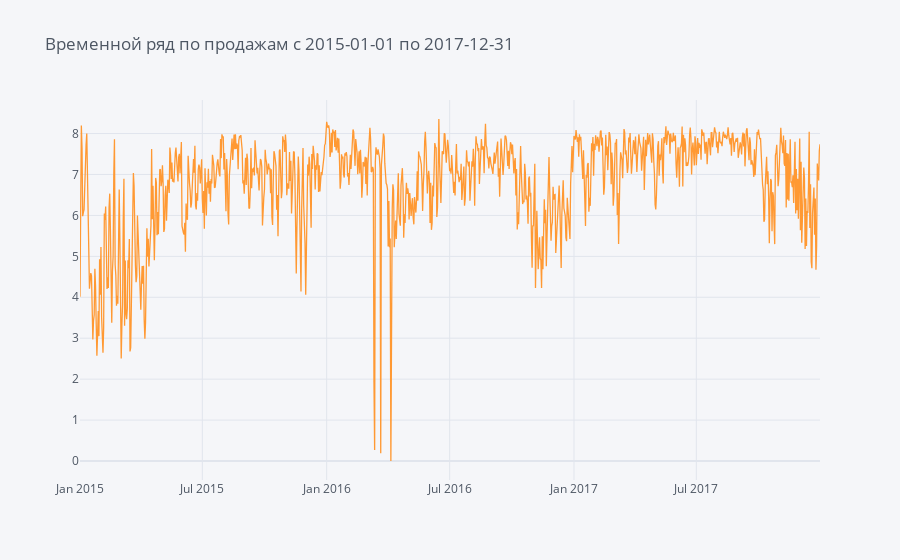

The notebook cell this image was saved under:
### Markdown cell above
## Посмотрим на наш временной ряд

### Code cell
configure_plotly_browser_state()
df = data.set_index('Date')
sale = df['Sales_size']
sale.iplot(title= 'Временной ряд по продажам с 2015-01-01 по 2017-12-31')

### Figure 1 — Plotly figure (JSON) as saved in the notebook; plotly's stock layout.template omitted (floating-point values rounded to 4 significant figures; data arrays with more than 128 entries replaced by an {"elided": "..."} marker saying what was removed)
{"data": [{"name": "Sales_size", "text": "", "mode": "lines", "y": {"elided": "1096 float values"}, "x": {"elided": "1096 str values"}, "line": {"color": "rgba(255, 153, 51, 1.0)", "dash": "solid", "shape": "linear", "width": 1.3}, "type": "scatter"}], "layout": {"title": {"text": "Временной ряд по продажам с 2015-01-01 по 2017-12-31", "font": {"color": "#4D5663"}}, "paper_bgcolor": "#F5F6F9", "plot_bgcolor": "#F5F6F9", "yaxis": {"tickfont": {"color": "#4D5663"}, "zerolinecolor": "#E1E5ED", "title": {"text": "", "font": {"color": "#4D5663"}}, "gridcolor": "#E1E5ED", "showgrid": true}, "xaxis": {"tickfont": {"color": "#4D5663"}, "zerolinecolor": "#E1E5ED", "title": {"text": "", "font": {"color": "#4D5663"}}, "gridcolor": "#E1E5ED", "showgrid": true}, "legend": {"bgcolor": "#F5F6F9", "font": {"color": "#4D5663"}}}}
